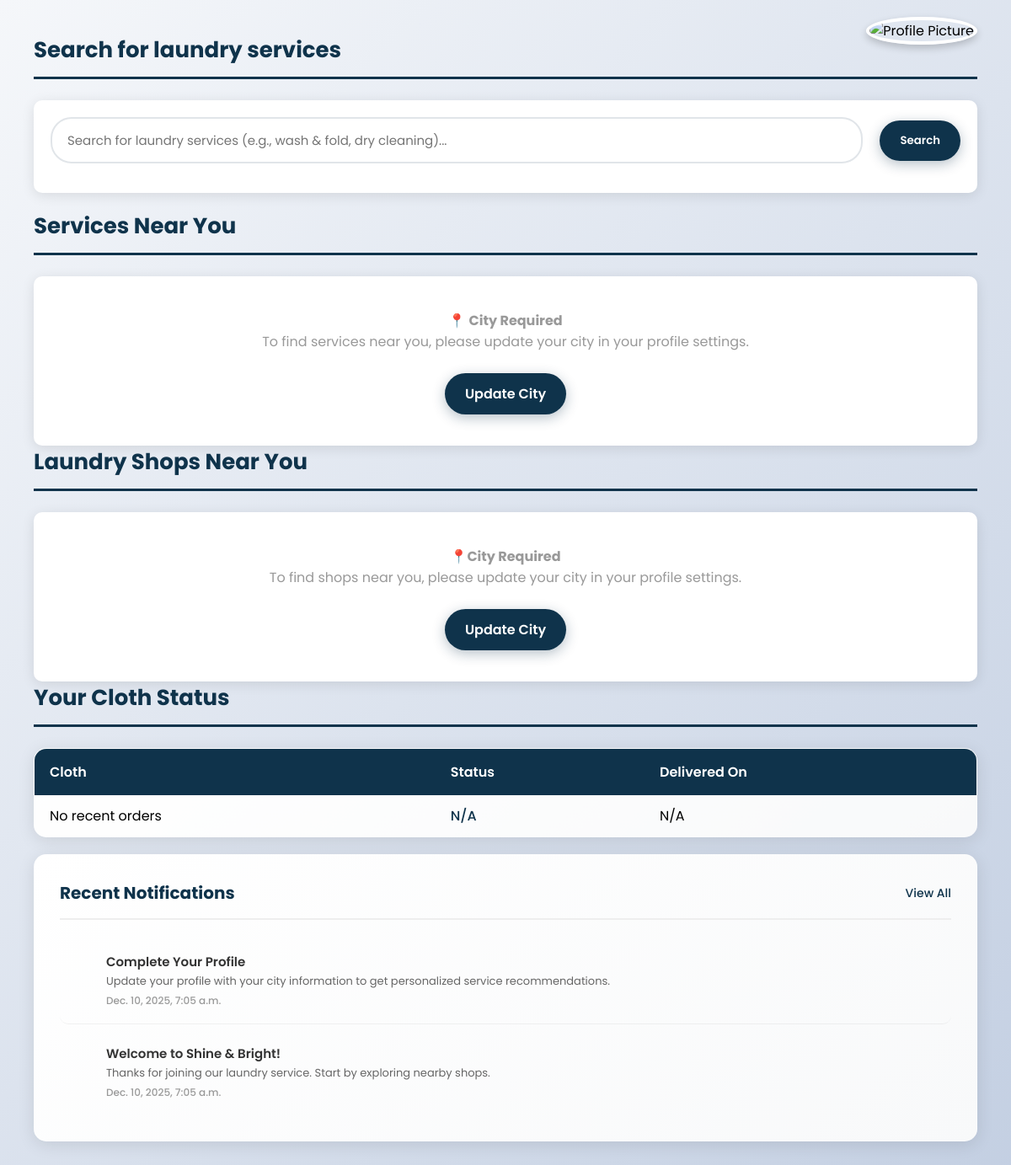
The page /dashboard/ (signed in) on the database its author committed.
### shop/models.py (models this page shows, shortened)
class Notification(models.Model):
    user = models.ForeignKey(User, on_delete=models.CASCADE)
    title = models.CharField(max_length=200)
    message = models.TextField()
    notification_type = models.CharField(max_length=50)
    icon = models.CharField(max_length=50, default='fas fa-bell')
    color = models.CharField(max_length=20, default='#3498db')
    is_read = models.BooleanField(default=False)
    created_at = models.DateTimeField(default=timezone.now)

### shop/views.py (the view, shortened to what this page needs)
# urls.py: path("dashboard/", views.user_dashboard, name="dashboard"),
@login_required
def user_dashboard(request):
    pending = Order.objects.filter(user=request.user, cloth_status="Pending").count()
    completed = Order.objects.filter(user=request.user, cloth_status="Completed").count()
    spent = Order.objects.filter(user=request.user).aggregate(
        total=Sum('amount')
    )["total"] or 0
    cloth_status = get_cloth_status(request.user)
    search_query = request.GET.get('search', '')
    services_nearby = []
    shops_nearby = []
    user_city = None
    try:
        user_profile = request.user.profile
        user_city = user_profile.city if user_profile.city else None
    except:
        user_city = None
    create_order_notifications(request.user)
    create_welcome_notifications(request.user)
    recent_notifications = Notification.objects.filter(user=request.user).order_by('-created_at')[:5]
    recent_notifications = [
        {
            'title': notification.title,
            'message': notification.message,
            'time': notification.created_at,
            'icon': notification.icon,
            'color': notification.color,
            'is_read': notification.is_read
        }
        for notification in recent_notifications
    ]
    if hasattr(request.user, 'profile') and request.user.profile.notifications_enabled:
        unread_count = Notification.objects.filter(user=request.user, is_read=False).count()
    else:
        unread_count = 0
    return render(request, "user_dashboard.html", {
        "pending_count": pending,
        "completed_count": completed,
        "total_spent": spent,
        "cloth_status": cloth_status, # Added for the 'Your Cloth Status' table
        "services_nearby": services_nearby,
        "shops_nearby": shops_nearby,
        "search_query": search_query,
        "user_city": user_city,
        "recent_notifications": recent_notifications,  # Show up to 5 notifications
        "unread_count": unread_count,
    })

### shop/views.py (called while the page is built, shortened)
def get_cloth_status(user):
    orders = Order.objects.filter(user=user).order_by('-id')[:5]
    if orders:
        return [{'cloth_name': f"Order #{order.id}", 'status': order.cloth_status, 'delivery_date': order.created_at} for order in orders]
    return [
        {'cloth_name': 'No recent orders', 'status': 'N/A', 'delivery_date': 'N/A'}
    ]

def create_order_notifications(user):
    orders = Order.objects.filter(user=user)

def create_welcome_notifications(user):
    if not Notification.objects.filter(user=user, notification_type='welcome').exists():
        Notification.objects.create(
            user=user,
            title='Welcome to Shine & Bright!',
            message='Thanks for joining our laundry service. Start by exploring nearby shops.',
            notification_type='welcome',
            icon='fas fa-handshake',
            color='#9b59b6'
        )
    if not Notification.objects.filter(user=user, notification_type='profile_reminder').exists():
        Notification.objects.create(
            user=user,
            title='Complete Your Profile',
            message='Update your profile with your city information to get personalized service recommendations.',
            notification_type='profile_reminder',
            icon='fas fa-user-edit',
            color='#3498db'
        )

### shop/templates/user_dashboard.html (shortened to what this page needs)
{% load static %}
<!DOCTYPE html>
<html lang="en">
<head>
</head>
<body>
    <div class="header-actions">
        <div class="profile-pic-container">
            <img id="profile-trigger"
                    src="{% if request.user.profile.profile_image %}{{ request.user.profile.profile_image.url }}{% else %}{% static 'default.png' %}{% endif %}"
                    alt="Profile Picture"
                    class="profile-pic">
        </div>
    </div>
    <div class="section-container">
                <div class="mb-10">
                    <h2 class="section-heading">Search for laundry services</h2>
            <div style="background: white; padding: 20px; border-radius: 10px; box-shadow: 0px 3px 15px rgba(0,0,0,0.1); margin-bottom: 20px;">
                <form method="GET" class="search-form">
                    <input type="text" name="search" value="{{ search_query }}" class="search-input"
                            placeholder="Search for laundry services (e.g., wash & fold, dry cleaning)...">
                    <button type="submit" class="search-btn">
                        Search
                    </button>
                </form>
            </div>
        </div>
        <div class="mb-10">
            <h2 class="section-heading">Services Near You</h2>
            {% if services_nearby %}
                <div class="shop-grid">
                    {% for service in services_nearby %}
                        <div class="card">
                            <h3>{{ service.name }}</h3>
                            <p style="color: #666; font-size: 14px; margin-top: 4px;">
                                <strong>Branch:</strong> {{ service.branch.name }}<br>
                                <strong>Shop:</strong> {{ service.branch.shop.name }}<br>
                                <strong>Address:</strong> {{ service.branch.address|truncatechars:40 }}
                            </p>
                            {% if service.price %}
                                <span class="status" style="background: #28a745;">₹{{ service.price }}</span>
                            {% else %}
                                <span class="status" style="background: #17a2b8;">Price on Request</span>
                            {% endif %}
                            <a href="{% url 'select_services' service.branch.shop.id %}" class="btn">Book Service</a>
                        </div>
                    {% endfor %}
                </div>
            {% else %}
                <div style="background: white; padding: 30px; border-radius: 10px; box-shadow: 0px 3px 15px rgba(0,0,0,0.1); text-align: center;">
                    {% if search_query %}
                        <p class="empty-message">
                            No services found matching "{{ search_query }}". Try a different search term.
                        </p>
                    {% elif not user_city %}
                        <p class="empty-message">
                            📍 <strong>City Required</strong><br>
                            To find services near you, please update your city in your profile settings.
                        </p>
                        <a href="{% url 'edit_profile' %}" class="btn" style="margin-top: 15px;">Update City</a>
                    {% else %}
                        <p class="empty-message">
                            No services available in {{ user_city }} right now.
                        </p>
                    {% endif %}
                </div>
            {% endif %}
        </div>
        <div class="mb-10">
            <h2 class="section-heading"> Laundry Shops Near You</h2>
            {% if shops_nearby %}
                <div class="shop-grid">
                    {% for shop in shops_nearby %}
                        <div class="card">
                            <h3>{{ shop.name }}</h3>
                            <p style="color: #666; font-size: 14px; margin-top: 4px;">{{ shop.address }}</p>
                            <p style="color: #666; font-size: 14px; margin-top: 4px;">📍 {{ shop.city }}</p>
                            <span class="status">Open Now</span>
                            <a href="{% url 'shop_detail' shop.id %}" class="btn">View Shop</a>
                        </div>
                    {% endfor %}
                </div>
            {% else %}
                <div style="background: white; padding: 30px; border-radius: 10px; box-shadow: 0px 3px 15px rgba(0,0,0,0.1); text-align: center;">
                    {% if not user_city %}
                        <p class="empty-message">
                            📍<strong>City Required</strong><br>
                            To find shops near you, please update your city in your profile settings.
                        </p>
                        <a href="{% url 'edit_profile' %}" class="btn" style="margin-top: 15px;">Update City</a>
                    {% else %}
                        <p class="empty-message">
                            No shops available in {{ user_city }} right now.
                        </p>
                    {% endif %}
                </div>
            {% endif %}
        </div>
        <div>
            <h2 class="section-heading">Your Cloth Status</h2>
            <table class="status-table">
                <thead>
                    <tr>
                        <th>Cloth</th>
                        <th>Status</th>
                        <th>Delivered On</th>
                    </tr>
                </thead>
                <tbody>
                    {% for cloth in cloth_status %}
                        <tr>
                            <td>{{ cloth.cloth_name }}</td>
                            <td class="status-text">{{ cloth.status }}</td>
                            <td>
                                {% if cloth.delivery_date %}
                                    {{ cloth.delivery_date }}
                                {% else %}
                                    Not yet delivered
                                {% endif %}
                            </td>
                        </tr>
                    {% empty %}
                        <tr>
                            <td colspan="3" class="empty-message">
                                No cloth status available.
                            </td>
                        </tr>
                    {% endfor %}
                </tbody>
            </table>
        </div>
        <div class="notifications-section">
            <div class="notifications-header">
                <h3> Recent Notifications</h3>
                <a href="{% url 'notifications' %}" class="view-all-btn">
                     View All
                </a>
            </div>
            {% if recent_notifications %}
                {% for notification in recent_notifications %}
                    <div class="notification-item notification-{{ notification.type }}">
                        <div class="notification-icon">
                        </div>
                        <div class="notification-content">
                            <div class="notification-title">{{ notification.title }}</div>
                            <div class="notification-message">{{ notification.message }}</div>
                            <div class="notification-time">{{ notification.time }}</div>
                        </div>
                    </div>
                {% endfor %}
            {% else %}
                <div class="no-notifications">
                    <i class="fas fa-bell-slash"></i>
                    <h4>No Recent Notifications</h4>
                    <p>Your notifications will appear here when you have order updates or important announcements.</p>
                </div>
            {% endif %}
        </div>
    </div>
</body>
</html>

### shop/templates/user_dashboard.html (style rules this page uses)
* { margin: 0; padding: 0; font-family: "Poppins", sans-serif; box-sizing: border-box; }
body { background: linear-gradient(135deg, #f5f7fa 0%, #c3cfe2 100%); min-height: 100vh; }
:root { --primary-color: #0f334bff; --hover-color: #f0f0f0; }
.section-container { padding: 40px; max-width: 1200px; margin: 0 auto; }
.section-heading { font-size: 26px; font-weight: 700; margin-bottom: 25px; color: var(--primary-color); border-bottom: 3px solid var(--primary-color); padding-bottom: 12px; position: relative; }
.section-heading::after { content: ''; position: absolute; bottom: -3px; left: 0; width: 50px; height: 3px; background: linear-gradient(135deg, var(--primary-color) 0%, #0f334b 100%); border-radius: 2px; }
.btn { display: inline-block; margin-top: 15px; padding: 12px 24px; background: linear-gradient(135deg, var(--primary-color) 0%, #0f334b 100%); border-radius: 25px; color: white; text-decoration: none; font-weight: 600; transition: all 0.3s ease; box-shadow: 0px 4px 15px rgba(15, 51, 75, 0.3); border: none; position: relative; overflow: hidden; }
.btn::before { content: ''; position: absolute; top: 0; left: -100%; width: 100%; height: 100%; background: linear-gradient(90deg, transparent, rgba(255,255,255,0.2), transparent); transition: left 0.5s; }
.status-table { width: 100%; border-collapse: collapse; margin-top: 20px; background: linear-gradient(145deg, #ffffff 0%, #f8f9fa 100%); border-radius: 15px; overflow: hidden; box-shadow: 0px 4px 20px rgba(0,0,0,0.1); border: 1px solid rgba(255,255,255,0.2); }
.status-table th { background: linear-gradient(135deg, var(--primary-color) 0%, #0f334b 100%); color: white; padding: 15px 18px; text-align: left; font-weight: 600; font-size: 16px; }
.status-table td { padding: 12px 18px; border-bottom: 1px solid rgba(0,0,0,0.05); transition: background 0.3s ease; }
.status-table tr:last-child td { border-bottom: none; }
.status-table .status-text { color: var(--primary-color); font-weight: 500; }
.empty-message { color: #999; padding: 10px 0; text-align: center; }
.header-actions { position: absolute; top: 20px; right: 40px; display: flex; gap: 15px; align-items: center; z-index: 100; }
.profile-pic-container { position: relative; }
.profile-pic { width: 60px; height: 60px; border-radius: 50%; object-fit: cover; border: 4px solid white; box-shadow: 0px 4px 10px rgba(0,0,0,0.2); cursor: pointer; }
.search-form { display: flex; gap: 10px; align-items: center; margin-bottom: 15px; }
.search-input { flex: 1; padding: 14px 18px; border: 2px solid #e1e5e9; border-radius: 25px; font-size: 15px; outline: none; transition: all 0.3s ease; background: rgba(255,255,255,0.9); backdrop-filter: blur(10px); }
.search-btn { padding: 14px 24px; background: linear-gradient(135deg, var(--primary-color) 0%, #0f334b 100%); color: white; border: none; border-radius: 25px; font-weight: 600; cursor: pointer; transition: all 0.3s ease; box-shadow: 0px 4px 15px rgba(15, 51, 75, 0.3); margin-left: 10px; }
.notifications-section { background: linear-gradient(145deg, #ffffff 0%, #f8f9fa 100%); padding: 30px; margin-top: 20px; border-radius: 15px; box-shadow: 0px 4px 20px rgba(0,0,0,0.1); margin-bottom: 20px; border: 1px solid rgba(255,255,255,0.2); }
.notifications-header { display: flex; justify-content: space-between; align-items: center; margin-bottom: 20px; padding-bottom: 15px; border-bottom: 2px solid #eee; }
.notifications-header h3 { color: var(--primary-color); font-size: 20px; margin: 0; }
.view-all-btn { color: var(--primary-color); text-decoration: none; font-weight: 500; font-size: 14px; }
.notification-item { display: flex; align-items: flex-start; padding: 18px 0; border-bottom: 1px solid rgba(0,0,0,0.05); transition: all 0.3s ease; border-radius: 10px; margin-bottom: 5px; }
.notification-item:last-child { border-bottom: none; margin-bottom: 0; }
.notification-icon { width: 40px; height: 40px; border-radius: 50%; display: flex; align-items: center; justify-content: center; color: white; font-size: 16px; margin-right: 15px; flex-shrink: 0; }
.notification-content { flex: 1; }
.notification-title { font-size: 15px; font-weight: 600; color: #333; margin-bottom: 3px; }
.notification-message { color: #666; font-size: 13px; line-height: 1.4; margin-bottom: 5px; }
.notification-time { color: #999; font-size: 12px; font-weight: 500; }

### rows shown on the page
Notification: title "Complete Your Profile", message "Update your profile with your city information to get personalized service recommendations.", time "Dec. 10, 2025, 7:05 a.m."
Notification: title "Welcome to Shine & Bright!", message "Thanks for joining our laundry service. Start by exploring nearby shops.", time "Dec. 10, 2025, 7:05 a.m."

### other values the page prints
{{ cloth.cloth_name }} "No recent orders"
{{ cloth.status }} "N/A"
{{ cloth.delivery_date }} "N/A"
